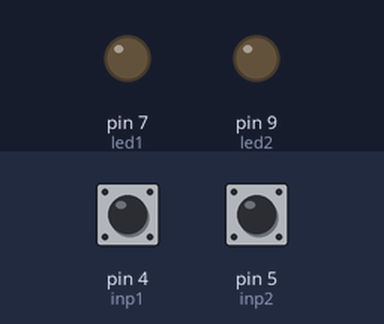
A sketch run on a simulated Arduino Uno, built with avr-gcc and run on an emulated ATmega328P. On the bench: output pins drawn as LEDs (lit = HIGH). Dashed ring = blinking. Inputs (shaded band) come from the test bench; at power-on: pin 5 (inp2) HIGH, pin 4 (inp1) HIGH.

Above: at 0.8 s.
0.9 s: pin 5 (inp2) pulled LOW for 0.15 s
At 1.0 s:
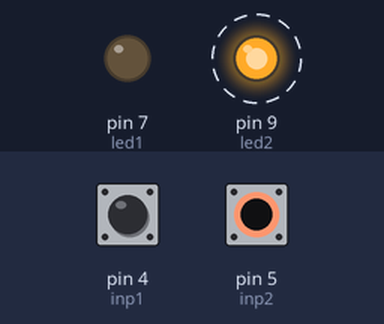
4.0 s: pin 4 (inp1) pulled LOW for 0.15 s
At 4.4 s:
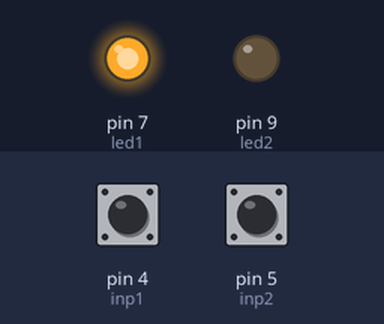
5.6 s: pin 5 (inp2) pulled LOW for 1 s
At 6.4 s:
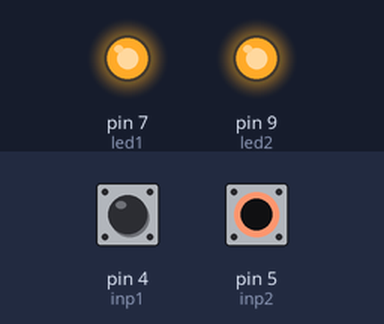
8.1 s: pin 5 (inp2) pulled LOW for 3.2 s
At 12.4 s:
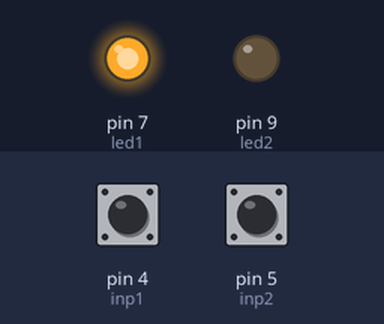
Timing chart, 0 to 13.8 s (numbered marks = the images above; inputs shaded):
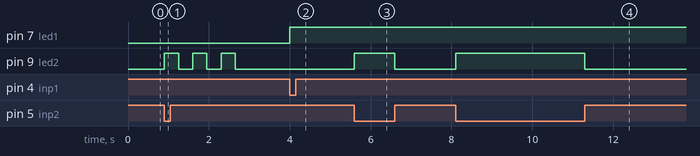

Measured:
- after the input at 0.9 s, pin 9 (led2): alternates HIGH for 0.35 s and LOW for 0.35 s, 6 changes in all, then stays LOW, starting at once
- after the input at 4.0 s, pin 7 (led1): LOW → HIGH at once
- after the input at 5.6 s, pin 9 (led2): LOW → HIGH at once, → LOW 1.0 s later
- after the input at 8.1 s, pin 9 (led2): LOW → HIGH at once, → LOW 3.2 s later

The sketch:

tlacitka_initial700ms_ruzna.ino
```cpp
int led1 = 7;
int led2 = 9;

int inp1 = 4;
int inp2 = 5;

int per = 700; //ms
int halfper = per / 2;

void setup() {
  pinMode(inp1, INPUT_PULLUP);
  pinMode(inp2, INPUT_PULLUP);

  pinMode(led1, OUTPUT);
  pinMode(led2, OUTPUT);

  // initial blink
  while (digitalRead(inp2) == HIGH);
  for (int i = 0; i < 3; i++) {
    blink(led2, halfper);
  }
}

void loop() {
  if (digitalRead(inp1) == LOW) {
    digitalWrite(led1, HIGH);
  }
  if (digitalRead(inp2) == LOW) {
    digitalWrite(led2, HIGH);
  } else {
    digitalWrite(led2, LOW);
  }
}

void blink(int pinID, int delayTime) {
  digitalWrite(pinID, HIGH);
  delay(delayTime);
  digitalWrite(pinID, LOW);
  delay(delayTime);
}
```
